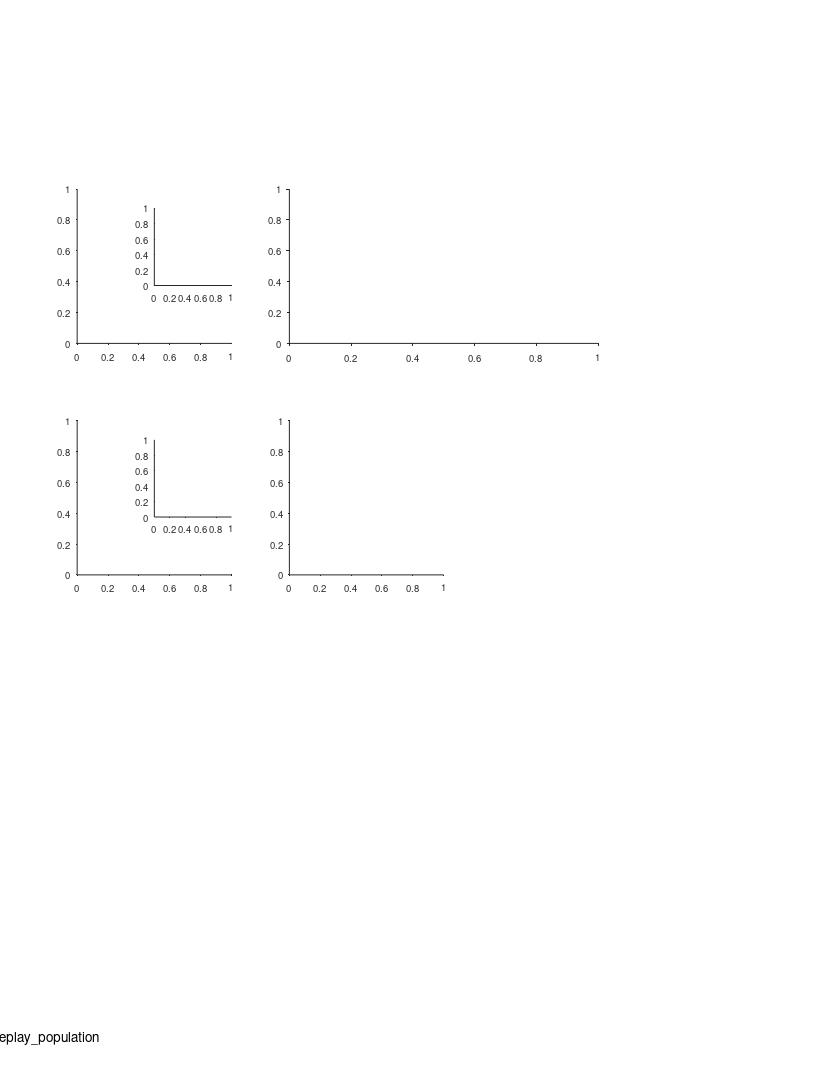

This figure's MATLAB source: (Note: this script raises an error after producing the figure.)
%% PhD thesis figure 4.3 - replay - population histograms

%%
close all
clear 
clc

%% options
% bats_to_include = [34 148 9861 2289];
% bats_to_include = [194 184 2382];
% bats_to_include = 34;
% bats_to_include = 148;
% bats_to_include = 9861;
% bats_to_include = 2289;
% bats_to_include = 194;
% bats_to_include = 184;
% bats_to_include = 2382;

%% define output files
res_dir = 'E:\Tamir\PhD\Thesis\resources\ch_4_seq';
mkdir(res_dir)
fig_name_str = 'Fig_4_3_replay_population';
fig_caption_str = ' ';
log_name_str = [fig_name_str '_log_file' '.txt'];
log_name_str = strrep(log_name_str , ':', '-');
log_name_str = strrep(log_name_str , ' ', '_');
log_name_out = fullfile(res_dir, log_name_str);

%% open log file
diary off
diary(log_name_out)
diary on
disp('Log file');
disp(['created: ', datestr(clock)]);
disp('======================================================');
disp([fig_name_str ':' fig_caption_str]);   
disp('======================================================');
disp('');

%% create figure
% figure_size_cm = [21.0 29.7]; % ~A4
figure_size_cm = [21.6 27.9]; % ~US letter
fig = figure;
% Some WYSIWYG options:
set(gcf,'DefaultAxesFontSize',7);
set(gcf,'DefaultAxesFontName','helvetica');
set(gcf,'DefaultAxesUnits','centimeters');
set(gcf,'PaperType','usletter')
% set(gcf,'PaperType','<custom>');
set(gcf,'PaperUnits','centimeters','PaperPosition',[0 0 figure_size_cm]);
set(gcf,'PaperOrientation','portrait');
set(gcf,'Units','centimeters','Position',get(gcf,'paperPosition')+[0 0 0 0]); % position on screen...
set(gcf, 'Renderer', 'painters');
set(groot, 'defaultAxesTickDir', 'out');
set(groot,  'defaultAxesTickDirMode', 'manual');
annotation('textbox', [0.5 1 0 0], 'String',fig_name_str, 'HorizontalAlignment','center','Interpreter','none', 'FitBoxToText','on');

% create panels
panels_size = [4 4];
panels(1,1) = axes('position', [2 19 panels_size]);
panels(2,1) = axes('position', [7.5 19 panels_size.*[2 1]]);
panels(3,1) = axes('position', [2 13 panels_size]);
panels(1,2) = axes('position', [4 20.5 2 2]);
% panels(2,2) = axes('position', [9.5 20.5 2 2]);
panels(3,2) = axes('position', [4 14.5 2 2]);
% panels(4,1) = axes('position', [2 13 panels_size]);
panels(4,1) = axes('position', [7.5 13 panels_size]);
% panels(6) = axes('position', [13 13 panels_size]);
% panels(7) = axes('position', [2 7 panels_size]);
% panels(8) = axes('position', [7.5 7 panels_size]);
% panels(9) = axes('position', [13 7 panels_size]);

%% choose bats / sessions
[exp_list,T] = decoding_get_inclusion_list();
T = T(exp_list,:);
clear exp_list
groupsummary(T,'bat_num')
if exist('bats_to_include','var')
    T = groupfilter(T,"bat_num",@(x)ismember(x,bats_to_include),'bat_num');
end
bats = unique(T.bat_num)

%% load data
events = {};
FE_all = [];
FE_median_speed_all = [];
for ii_exp = 1:height(T)
    % load exp data
    exp_ID = T.exp_ID{ii_exp};
    exp = exp_load_data(exp_ID,'details','flight');
    epoch_type = 'sleep';
    params_opt = 11;
    [events_session, params] = decoding_load_events_quantification(exp_ID, epoch_type, params_opt, 'posterior');
    events{ii_exp} = events_session;
    FE=exp.flight.FE;
    FE([FE.distance]<100)=[];
    FE_all = [FE_all FE];
    FE_median_speed_all(ii_exp) = median(abs([FE.vel]));
end
T.nEvents = cellfun(@length,events)'; % note this is without filtering sequence by features!
sortrows( groupsummary(T,'bat_num',["median","mean","max","sum"],"nEvents"),"sum_nEvents", 'descend')

%% pool data
events = [events{:}];

%% apply inclusion criteria 
seqs = [events.seq_model];
% seqs([seqs.compression]<2)=[];
seqs([seqs.score]<0.5)=[];
seqs([seqs.distance]<3)=[];

%%
clr_replay = 0.*[1 1 1];
% clr_flight = [0.0863    0.7294    0.1294];
clr_flight = 0.5*[1 1 1];
lw_replay = 2;
lw_flight = 1;

%% Duration (replay)
axes(panels(1,1));
cla
hold on
x = [seqs.duration];
fprintf('\nReplay duration (s) stats:\n');
report_stats(x);
h=histogram(x);
% h.BinEdges = linspace(0,35,100);
h.DisplayStyle = 'stairs';
% h.FaceColor = clr_replay;
h.EdgeColor = clr_replay;
h.LineWidth = lw_replay;
m = median(x);
h=xline(m,'r',sprintf('%.2g',m));
h.LabelOrientation = 'horizontal';
h.FontSize = 8;
yticks([0 400])
xlabel('Replay duration (s)')
ylabel('Counts','Units','normalized','Position',[-0.1 0.5])
text(-0.27,1.1, 'A', 'Units','normalized','FontWeight','bold');

%% Duration (flight) - inset
axes(panels(1,2));
cla
hold on
x = [FE_all.duration];
fprintf('\nFlight duration (s) stats:\n');
report_stats(x);
h=histogram(x);
h.BinEdges = linspace(0,35,100);
h.DisplayStyle = 'stairs';
% h.FaceColor = clr_flight;
h.EdgeColor = clr_flight;
h.LineWidth = lw_flight;
m = median(x);
h=xline(m,'r',sprintf('%#.03g',m));
h.LabelOrientation = 'horizontal';
h.FontSize = 8;
yticks([0 400])
xlabel('Flight duration (s)','Units','normalized','Position',[0.5 -0.15])
ylabel('Counts','Units','normalized','Position',[-0.1 0.5])
hax=gca;
hax.XRuler.TickLabelGapOffset = -2;
hax.XAxis.TickLength(1) = 0.02;

%% Distance (replay)
axes(panels(2,1));
cla
hold on
x = [seqs.distance];
h=histogram(x);
% h.BinEdges = linspace(0,35,100);
h.DisplayStyle = 'stairs';
% h.FaceColor = clr_replay;
h.EdgeColor = clr_replay;
h.LineWidth = lw_replay;
h.Normalization='pdf';
m = median(x);
h=xline(m,'r',sprintf('%.2g',m));
h.LabelOrientation = 'horizontal';
h.FontSize = 8;
fprintf('\nReplay distance (m) stats:\n');
report_stats(x);

x = [FE_all.distance];
h=histogram(x);
h.BinWidth = 5;
% h.BinEdges = linspace(0,35,100);
% h.BinEdges = linspace(0,200,40);
h.DisplayStyle = 'stairs';
% h.FaceColor = clr_flight;
h.EdgeColor = clr_flight;
h.LineWidth = lw_flight;
h.Normalization='pdf';
m = median(x);
h=xline(m,'r',sprintf('%#.04g',m));
h.LabelOrientation = 'horizontal';
h.FontSize = 8;
h.LabelHorizontalAlignment = 'left';
fprintf('\nFlight distance (m) stats:\n');
report_stats(x);

yticks([0 0.1])
xlabel('Distance (m)')
ylabel('Probability density','Units','normalized','Position',[-0.03 0.5])

h1=plot(nan,nan,'Color',clr_replay,'LineWidth',lw_replay);
h2=plot(nan,nan,'Color',clr_flight,'LineWidth',lw_flight);
legend([h1 h2],'Replay','Flight','box','off')

text(-0.135,1.1, 'B', 'Units','normalized','FontWeight','bold');

%% Speed (replay)
axes(panels(3,1));
cla
hold on
x = [seqs.speed];
fprintf('\nReplay speed (m/s) stats:\n');
report_stats(x);
h=histogram(x);
% h.BinEdges = linspace(0,35,100);
h.DisplayStyle = 'stairs';
h.EdgeColor = clr_replay;
h.LineWidth = lw_replay;
m = median(x);
h=xline(m,'r',sprintf('%#.03g',m));
h.LabelOrientation = 'horizontal';
h.FontSize = 8;
yticks([0 500]);
xlabel('Replay speed (m/s)')
ylabel('Counts','Units','normalized','Position',[-0.1 0.5])
text(-0.27,1.1, 'C', 'Units','normalized','FontWeight','bold');

%% Speeed (flight) - inset
axes(panels(3,2));
cla
hold on
x = FE_median_speed_all; % per sessions
% x = arrayfun(@(x)(median([x.vel])), FE_all); % per individual flight epochs
fprintf('\nFlight speed (m/s) stats:\n');
report_stats(x);
h=histogram(x);
h.BinEdges = linspace(0,10,15);
h.DisplayStyle = 'stairs';
% h.FaceColor = clr_flight;
h.EdgeColor = clr_flight;
h.LineWidth = lw_flight;
m = median(x);
h=xline(m,'r',sprintf('%#.02g',m));
h.LabelOrientation = 'horizontal';
h.FontSize = 8;
yticks([0 40])
xlabel('Flight speed (m/s)','Units','normalized','Position',[0.5 -0.15])
ylabel('Counts','Units','normalized','Position',[-0.1 0.5])
hax=gca;
hax.XRuler.TickLabelGapOffset = -2;
hax.XAxis.TickLength(1) = 0.02;

%% Compression
axes(panels(4));
cla
hold on
x = [seqs.compression];
fprintf('\nReplay compression-ratio stats:\n');
report_stats(x);
h=histogram(x);
% h.BinEdges = linspace(0,35,100);
h.DisplayStyle = 'stairs';
h.EdgeColor = clr_replay;
h.LineWidth = lw_replay;
m = median(x);
h=xline(m,'r',sprintf('%#.03g',m));
h.LabelOrientation = 'horizontal';
h.FontSize = 8;
yticks([0 400]);
xlabel('Compression-ratio')
ylabel('Counts','Units','normalized','Position',[-0.1 0.5])
text(-0.27,1.1, 'D', 'Units','normalized','FontWeight','bold');

%% save fig(s)
if exist('bats_to_include','var')
    bats_str = ['_bats_' char(strjoin(""+bats,'_'))];
else
    bats_str = '_bats_all';
end

fig_name_out = fullfile(res_dir, [fig_name_str bats_str]);
print(fig, fig_name_out, '-dpdf', '-cmyk', '-painters');

disp('figure was successfully saved to pdf/tiff/fig formats');
diary off



%%
function report_stats(x)
fprintf('mean: %.2g\n',mean(x));
fprintf('median: %.2g\n',median(x));
fprintf('std: %.2g\n',std(x));
fprintf('CV: %.2g\n',std(x)/mean(x));
fprintf('IQR: %.2g-%.2g\n',prctile(x,[25 75]));
fprintf('range: %.2g-%.2g\n',[min(x) max(x)]);
end






